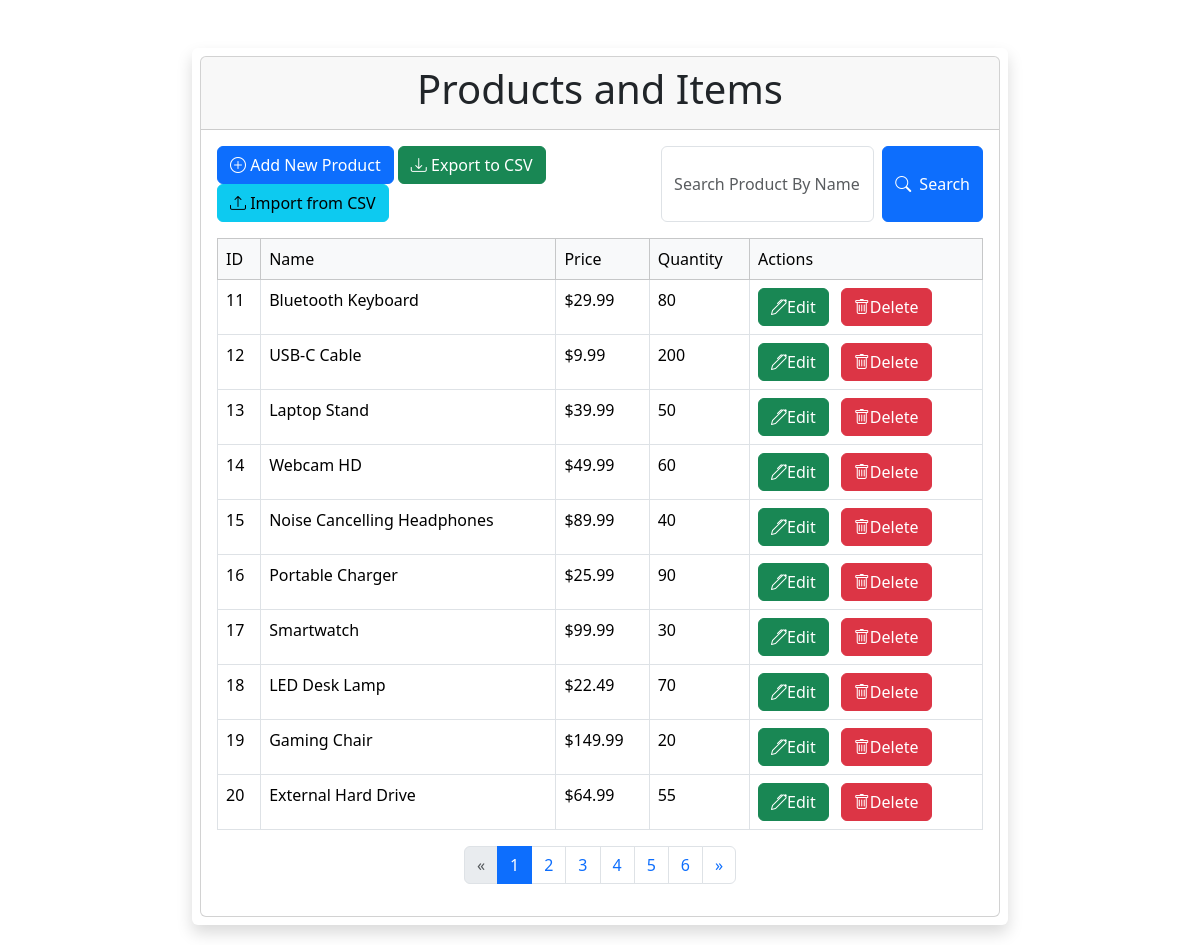
The page / on the database its author committed.
### tables this page shows
CREATE TABLE `products` (
  `id` int(11) NOT NULL,
  `name` varchar(255) NOT NULL,
  `price` decimal(11,2) NOT NULL,
  `quantity` int(11) NOT NULL
);

### index.php (the view, shortened to what this page needs)
<?php
require_once 'config.php';
$limit = 10;
$page = isset($_GET['page']) ? (int)$_GET['page'] : 1;
$page = max($page, 1);
$start = ($page - 1) * $limit;
$search = isset($_GET['search']) ? $_GET['search'] : '';
$search_condition = '';
$stmt = $pdo->prepare("SELECT * FROM products $search_condition LIMIT :start, :limit");
$stmt->bindValue(':start', (int)$start, PDO::PARAM_INT);
$stmt->bindValue(':limit', (int)$limit, PDO::PARAM_INT);
$stmt->execute();
$results = $stmt->fetchAll(PDO::FETCH_ASSOC);
$count_query = $pdo->prepare("SELECT COUNT(*) as total FROM products $search_condition");
$count_query->execute();
$total_products = (int)$count_query->fetchColumn();
$total_pages = ceil($total_products / $limit);
?>
<!DOCTYPE html>
<html lang="en">
<head>
    <link rel="stylesheet" href="https://cdn.jsdelivr.net/npm/bootstrap-icons@1.13.1/font/bootstrap-icons.min.css">
    <link href="https://cdn.jsdelivr.net/npm/bootstrap@5.3.2/dist/css/bootstrap.min.css" rel="stylesheet"
>
</head>
<body>
    <div class="comtainer">
        <div class="row">
            <div class="col-lg-8 col-sm-10 mt-5 mb-5 shadow p-2 rounded mx-auto ">
                <div class="card">
                    <div class="card-header">
                        <h1 class="text-center">Products and Items</h1>
                    </div>
                    <div class="card-body">
                        <div class="row mb-3 ">
                            <div class="col-lg-12 d-flex justify-content-between">
                                <div>
                                    <a href="add.php" class="btn btn-primary"><i class="bi bi-plus-circle"></i> Add New Product</a>
                                    <a href="export.php" class="btn btn-success"><i class="bi bi-download"></i> Export to CSV</a>
                                    <button type="button" class="btn btn-info" data-bs-toggle="modal" data-bs-target="#importModal"><i class="bi bi-upload"></i> Import from CSV</button>
                                </div>
                                <form action="" method="get" class="search-form d-lg-flex">
                                    <input type="text" name="search" placeholder="Search Product By Name"
                                        class="form-control me-2">
                                    <button class="btn btn-primary d-flex align-items-center gap-2"><i
                                            class="bi bi-search"></i>
                                        Search</button>
                                </form>
                            </div>
                        </div>
                        <div class="table-responsive">
                            <table class="table table-hover table-bordered  ">
                                <thead class="table-light">
                                    <tr>
                                        <td>ID</td>
                                        <td>Name</td>
                                        <td>Price</td>
                                        <td>Quantity</td>
                                        <td>Actions</td>
                                    </tr>
                                </thead>
                                <tbody>
                                    <?php if(count($results)>0): ?>
                                    <?php foreach($results as $row): ?>
                                    <tr>
                                        <td><?= htmlspecialchars($row['id'])?></td>
                                        <td><?= htmlspecialchars($row['name'])?></td>
                                        <td>$<?= number_format($row['price'],2)?></td>
                                        <td><?= htmlspecialchars($row['quantity'])?></td>
                                        <td>
                                            <a href='update.php?id=<?=$row['id']?>' class='btn btn-success me-2'><i
                                                    class='bi bi-pen'></i>Edit</a>
                                            <a href='delete.php?id=<?= $row['id']?>' class='btn btn-danger' onclick="return confirm('Are you sure you want to delete this product?');"><i
                                                    class='bi bi-trash'></i>Delete </a>
                                        </td>
                                    </tr>
                                    <?php endforeach;?>
                                    <?php else :  ?>
                                    <tr>
                                        <td colspan="5" class="text-centerd">No Products Found</td>
                                    </tr>
                                    <?php endif; ?>
                                </tbody>
                            </table>
                        </div>
                        <?php if($total_pages > 1): ?>
                        <nav aria-label="page navigation">
                            <ul class="pagination justify-content-center">
                                <li class="page-item <?= ($page <= 1) ? 'disabled' : '' ?> ">
                                    <a class="page-link" href="?page=<?= $page - 1  ?>&seach=<?= urlencode($search) ?>"
                                        aria-label="Previous">
                                        <span aria-hidden="true">&laquo;</span>
                                    </a>
                                </li>
                                <?php for ($i = 1; $i <= $total_pages; $i++): ?>
                                <li class="page-item <?= ($page == $i) ? 'active' : '' ?> ">
                                    <a class="page-link"
                                        href="?page=<?= $i ?> &search=<?= urlencode($search) ?>"><?= $i?></a>
                                </li>
                                <?php endfor; ?>
                                <li class="page-item <?=($page >= $total_pages) ? 'disabled' : '' ?> ">
                                    <a class="page-link"
                                        href="?page=<?=$page + 1?> & search=<?= urlencode($search) ?>"><span
                                            aria-hidden="true">&raquo;</span></a>
                                </li>
                            </ul>
                        </nav>
                        <?php endif; ?>
                    </div>
                </div>
            </div>
        </div>
    </div>
</body>
</html>

### rows shown on the page
products: id "11", name "Bluetooth Keyboard", price "29.99", quantity "80"
products: id "12", name "USB-C Cable", price "9.99", quantity "200"
products: id "13", name "Laptop Stand", price "39.99", quantity "50"
products: id "14", name "Webcam HD", price "49.99", quantity "60"
products: id "15", name "Noise Cancelling Headphones", price "89.99", quantity "40"
products: id "16", name "Portable Charger", price "25.99", quantity "90"
products: id "17", name "Smartwatch", price "99.99", quantity "30"
products: id "18", name "LED Desk Lamp", price "22.49", quantity "70"
products: id "19", name "Gaming Chair", price "149.99", quantity "20"
products: id "20", name "External Hard Drive", price "64.99", quantity "55"
